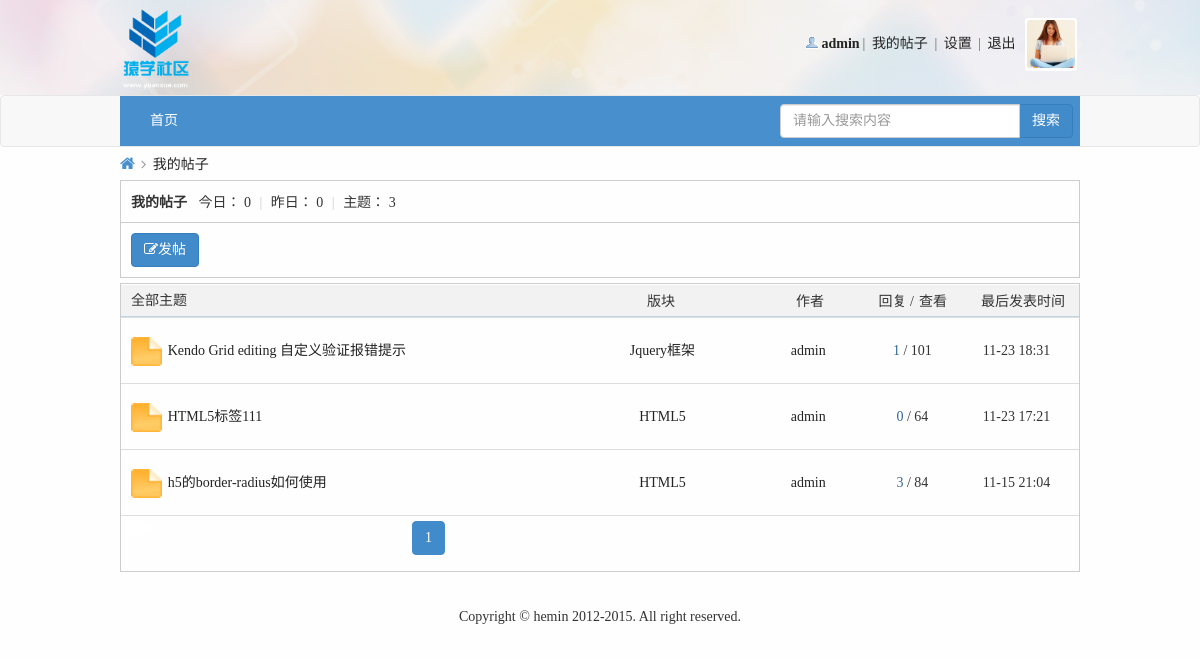
The page /myPost.php (signed in) on the database as committed earlier.
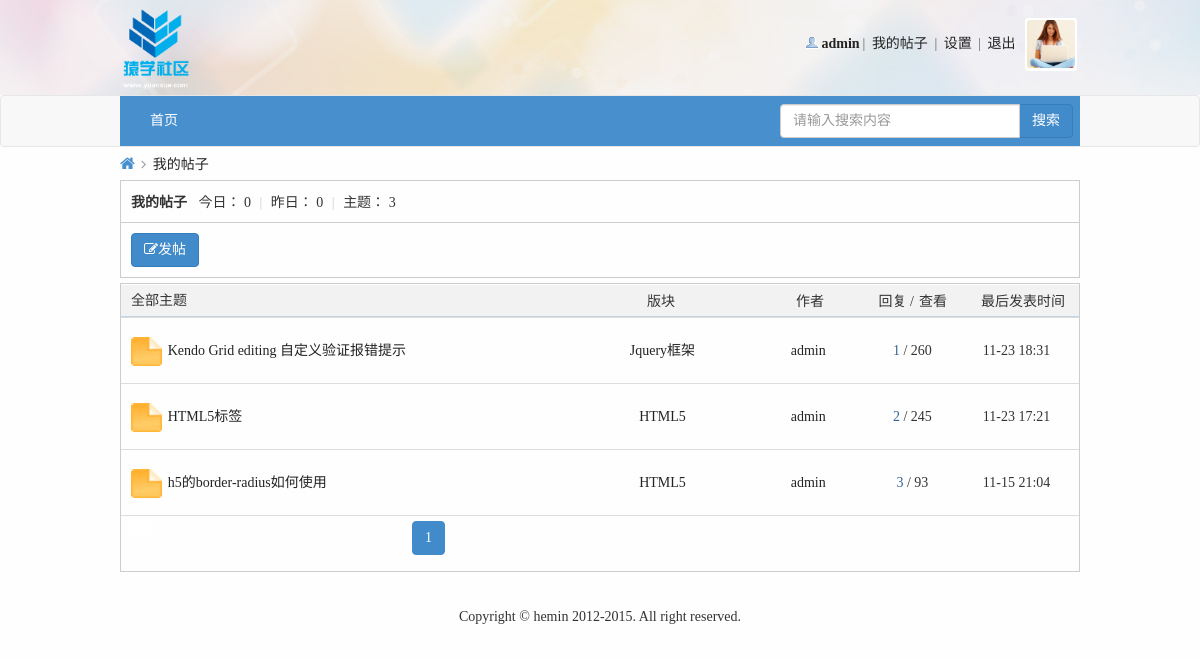
The same page on the database as committed later.
### tables this page shows
CREATE TABLE IF NOT EXISTS `post` (
  `postId` int(11) NOT NULL AUTO_INCREMENT COMMENT '帖子id',
  `postTitle` varchar(200) NOT NULL COMMENT '帖子标题',
  `postContent` varchar(2000) NOT NULL COMMENT '帖子内容',
  `postTime` datetime NOT NULL COMMENT '发帖时间',
  `tsmoduleId` int(11) NOT NULL COMMENT '所属子版块的id',
  `times` int(11) NOT NULL COMMENT '浏览次数',
  `postuid` int(11) NOT NULL COMMENT '发帖人id',
  `isTop` int(11) NOT NULL DEFAULT '0' COMMENT '是否置顶',
  `isBoutique` int(11) NOT NULL DEFAULT '0' COMMENT '是否加精',
  `postStatus` int(11) NOT NULL DEFAULT '0' COMMENT '帖子是否需要验证状态，默认0无需验证',
  `updateTime` datetime NOT NULL COMMENT '当前条帖子有回复就更新',
  `isShield` int(11) NOT NULL DEFAULT '0' COMMENT '是否屏蔽',
  PRIMARY KEY (`postId`)
);

CREATE TABLE IF NOT EXISTS `sub_module` (
  `sid` int(20) NOT NULL AUTO_INCREMENT COMMENT '子版块id',
  `smoduleName` varchar(200) NOT NULL COMMENT '子版块名称',
  `smodulePic` varchar(200) NOT NULL COMMENT '子版块图片',
  `tParenModuleId` int(20) NOT NULL COMMENT '所属父版块id',
  `smoduleDesc` varchar(200) NOT NULL COMMENT '子版块描述',
  PRIMARY KEY (`sid`)
);

### inc/global.func.php (called while the page is built, shortened)
<?php
    function login_state($link){
        if (isset($_COOKIE['bs']['userName']) && isset($_COOKIE['bs']['psw'])){
            $sql = "select * from user where name='{$_COOKIE['bs']['userName']}' and psw='{$_COOKIE['bs']['psw']}'";
            $result = execute($link, $sql);
            if (mysqli_num_rows($result) == 1) {
                $data = fetch_array($result);
                return $data['id'];
            }else{
                return false;
            }
        }else {
            return false;
        }
    }
    function page($count,$page_size,$num_btn=10,$page='page'){
        $page_num_all=ceil($count/$page_size);
        $start=($_GET[$page]-1)*$page_size;
        $limit="limit {$start},{$page_size}";
        $current_url=$_SERVER['REQUEST_URI'];
        $arr_current=parse_url($current_url);
        $current_path=$arr_current['path'];
        $url='';
        if(isset($arr_current['query'])){
            parse_str($arr_current['query'],$arr_query);
            unset($arr_query[$page]);
            if(empty($arr_query)){
                $url="{$current_path}?{$page}=";
            }else{
                $other=http_build_query($arr_query);
                $url="{$current_path}?{$other}&{$page}=";
            }
        }else{
            $url="{$current_path}?{$page}=";
        }
        $html=array();
        if($num_btn>=$page_num_all){
            for($i=1;$i<=$page_num_all;$i++){
                if($_GET[$page]==$i){
                    $html[$i]="<li class='active'><a href='#'>{$i}</a></li>";
                }else{
                    $html[$i]="<li><a href='{$url}{$i}'>{$i}</a></li>";
                }
            }
        }
        $html=implode(' ',$html);
        $data=array(
            'limit'=>$limit,
            'html'=>$html,
            'totalPage'=>$page_num_all
        );
        return $data;
    }
    function tranTime($time) {
        $rtime = date("m-d H:i",$time);
        $htime = date("H:i",$time);
        $time = time() - $time;
        if ($time < 60) {
            $str = '刚刚';
        }
        elseif ($time < 60 * 60) {
            $min = floor($time/60);
            $str = $min.'分钟前';
        }
        elseif ($time < 60 * 60 * 24) {
            $h = floor($time/(60*60));
            $str = $h.'小时前 '.$htime;
        }
        elseif ($time < 60 * 60 * 24 * 3) {
            $d = floor($time/(60*60*24));
            if($d==1)
                $str = '昨天 '.$rtime;
            else
                $str = '前天 '.$rtime;
        }
        else {
            $str = $rtime;
        }
        return $str;
    }
?>

### inc/mysql.func.php (called while the page is built, shortened)
<?php
    function execute($link, $sql){
        $result = mysqli_query($link, $sql);
        return $result;
    }
    function nums($link, $sql){
        return mysqli_num_rows(execute($link, $sql));
    }
    function fetch_array($result){
        return mysqli_fetch_assoc($result);
    }
?>

### inc/header.inc.php (called while the page is built, shortened)
<?php
    if(isset($member_id) && $member_id){
        $sql_info = "select * from user where id='{$member_id}'";
        $res_info = fetch_array(execute($link, $sql_info));
    }
?>

### myPost.php (the view, shortened to what the changed rows need)
<!DOCTYPE html>
<html lang="en">
<head>
    <link rel="stylesheet" href="font/css/font-awesome.min.css">
    <link rel="stylesheet" href="css/bootstrap/css/bootstrap.min.css">
    <link rel="stylesheet" href="css/common.css">
    <link rel="stylesheet" href="css/pModuleList.css">
    <link rel="stylesheet" href="css/myPost.css">
</head>
<?php
    $link = connect();
    $member_id = login_state($link);
    if ($member_id){
        $sql_status = "select * from user where id={$member_id}";
        $data_status = fetch_array(execute($link, $sql_status));
        $status = $data_status['isForbid'];
        $userStatus = $data_status["userStatus"];
    }
    $sql_user = "select * from user where id={$member_id}";
    $data_user = fetch_array(execute($link, $sql_user));
    $sql_post = "select * from post where postuid={$member_id}";
    $post_total = nums($link, $sql_post);
    $pagesize = 5;
    $page = page($post_total, $pagesize);
    $post = "select * from post where postuid={$member_id} ORDER BY postId DESC {$page['limit']}";
    $res_post = execute($link, $post);
?>
<body>
<?php include_once "inc/header.inc.php"?>
<div class="container" style="width: 990px;">
    <?php
    if(isset($status)) {
        if ($status == 2) {
            ?>
            <div class="forbid-status">
                <img src="img/error.jpg" alt="">
                抱歉，您的 IP 地址不在允许范围内，或您的账号被禁用，无法访问本站点
            </div>
            <?php
        } else {
            ?>
            <div class="pm-sm">
                <div class="pm-sm-top" style="position: relative;">
                    <h2>全部主题</h2>
                </div>
                <div class="pm-sm-list">
                    <table class="table table-condensed table-hover" id="smtable">
                        <?php
                        if($post_total) {
                            while ($data_post = fetch_array($res_post)) {
                                $sql_sm = "select * from sub_module where sid={$data_post['tsmoduleId']}";
                                $data_sm = fetch_array(execute($link, $sql_sm));
                                $sql_rep = "select * from reply where tpostId={$data_post['postId']}";
                                $rep_total = nums($link, $sql_rep);
                                ?>
                                <tr>
                                    <td class="td1">
                                        <a href="#"><img src="img/folder_new.gif" width="31" height="29"></a>
                                    </td>
                                    <td class="td2">
                                        <?php
                                            if ($userStatus == 1){
                                                echo "<a href='userNotVerify.php'>{$data_post['postTitle']}</a>";
                                            }else {
                                                if ($status == 1) {
                                                    echo "<a href='forbidTip.php'>{$data_post['postTitle']}</a>";
                                                } else {
                                                    echo "<a href='postShow.php?postId={$data_post['postId']}&sid={$data_sm['sid']}'>{$data_post['postTitle']}</a>";
                                                }
                                            }
                                        ?>
                                    </td>
                                    <td class="td5"><a href="sModuleList.php?sid=<?php echo $data_sm['sid'];?>"><?php echo $data_sm['smoduleName'];?></a></td>
                                    <td class="td6"><a href="profile.php?uid=<?php echo $data_user['id'];?>"><?php echo $data_user['name'];?></a></td>
                                    <td class="td3">
                                        <span class="xi2" title="回复"><?php echo $rep_total; ?></span>
                                        <span class="xi1" title="查看"> / <?php echo $data_post['times']; ?></span>
                                    </td>
                                    <td class="td7" style="width: 15%;"><?php echo tranTime(strtotime($data_post['postTime']));?></td>
                                </tr>
                            <?php }
                        }else{
                            echo "<tr><td colspan='4' style='padding-left: 15px;'>暂无帖子...</td></tr>";
                        }
                        ?>
                    </table>
                </div>
            </div>
            <?php
        }
    }
    ?>
</div>
</body>
</html>

Rows that differ between the two databases and show on the page:
changed post "Kendo Grid editing 自定义验证报错提示": times "101" → "260"
changed post: postTitle "HTML5标签111" → "HTML5标签"; rep_total "0" → "2"; times "64" → "245"
changed post "h5的border-radius如何使用": times "84" → "93"
